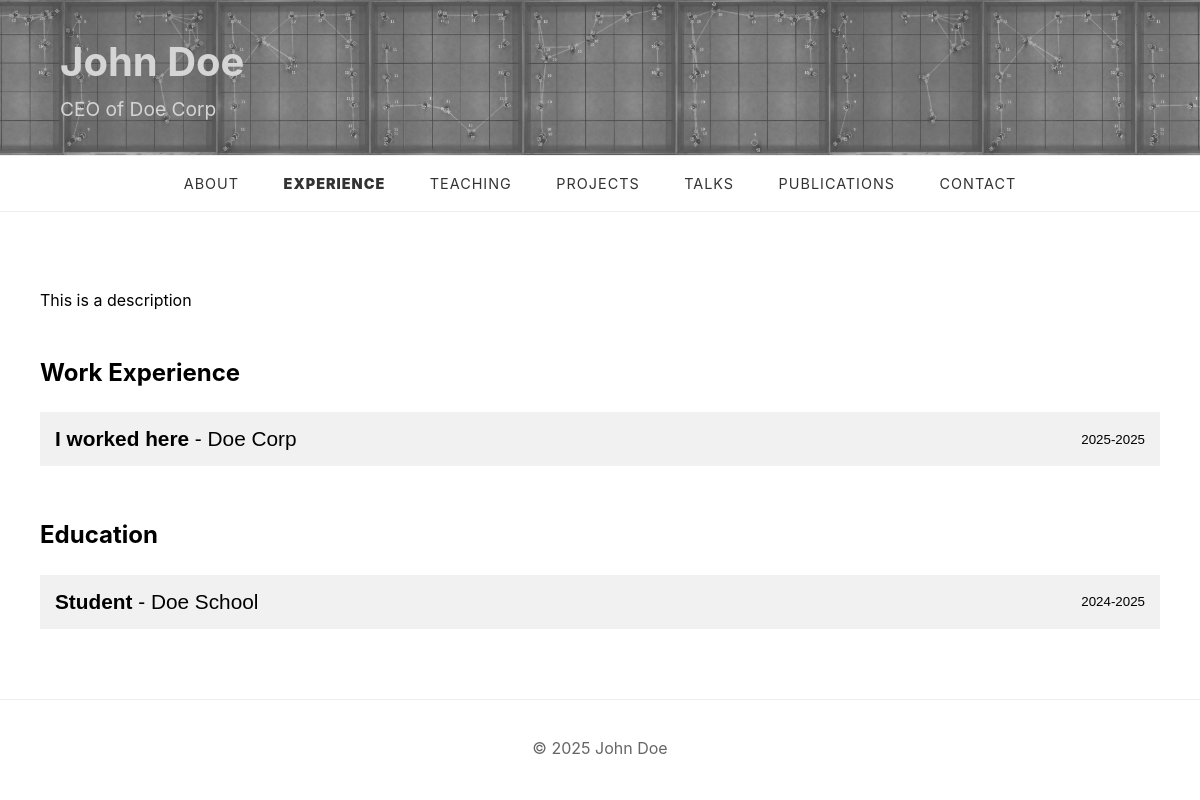
The app's page /experience/ with its own data.
### main/models.py (models this page shows, shortened)
class SiteSettings(models.Model):
    title = models.CharField(('Site Title'), max_length=200, default='John Doe')
    subtitle = models.CharField(('Subtitle'), max_length=200, default='CEO of Doe Corp')
    banner_image = models.ImageField(('Banner Image'), upload_to='banners/', blank=True, null=True)
    calcom_link = models.CharField(max_length=200, blank=True, null=True)
    class Meta:
        verbose_name = ('Site Settings')
        verbose_name_plural = ('Site Settings')
    @classmethod
    def get_settings(cls):
        return cls.objects.first() or cls.objects.create()

class ExperienceDescription(models.Model):
    description = models.TextField()
    class Meta:
        verbose_name_plural = "Experience Description"

class WorkItem(models.Model):
    title = models.CharField(max_length=200)
    date_range = models.CharField(max_length=100)
    institution = models.CharField(max_length=200)
    description = models.TextField()
    order = models.IntegerField(default=0)
    class Meta:
        ordering = ['order']

class EducationItem(models.Model):
    title = models.CharField(max_length=200)
    date_range = models.CharField(max_length=100)
    institution = models.CharField(max_length=200)
    description = models.TextField()
    order = models.IntegerField(default=0)
    class Meta:
        ordering = ['order']

### main/views.py (the view)
# urls.py: path("experience/", views.experience, name="experience"),
def experience(request):
    education_items = EducationItem.objects.all()
    work_items = WorkItem.objects.all()
    experience_description = ExperienceDescription.objects.first()
    return render(
        request,
        "main/experience.html",
        {
            "education_items": education_items,
            "work_items": work_items,
            "experience_description": experience_description,
        },
    )

### main/context_processors.py (called while the page is built)
def site_settings(request):
    return {
        'site_settings': SiteSettings.get_settings()
    }

### main/templatetags/markdown_extras.py (called while the page is built)
@register.filter()
@stringfilter
def markdown(value):
    return md.markdown(value)

### main/templates/main/experience.html (shortened to what this page needs)
{% extends 'base.html' %}
{% load static %}
{% load markdown_extras %}
{% block extra_css %}
    <link rel="stylesheet" href="{% static 'css/experience.css' %}">
{% endblock %}
{% block content %}
    <div class="experience-container">
        <div class="experience-intro">
            <p>{{ experience_description.description|markdown|safe }}</p>
        </div>
        <div class="experience-sections">
            <section class="work-section">
                <h2>Work Experience</h2>
                <div class="accordion">
                    {% for item in work_items %}
                    <div class="accordion-item">
                        <button class="accordion-button">
                            <span class="title-institution"><strong>{{ item.title }}</strong> - {{ item.institution }}</span>
                            <span class="date-range">{{ item.date_range }}</span>
                        </button>
                    </div>
                    {% endfor %}
                </div>
            </section>
            <section class="education-section">
                <h2>Education</h2>
                <div class="accordion">
                    {% for item in education_items %}
                    <div class="accordion-item">
                        <button class="accordion-button">
                            <span class="title-institution"><strong>{{ item.title }}</strong> - {{ item.institution }}</span>
                            <span class="date-range">{{ item.date_range }}</span>
                        </button>
                    </div>
                    {% endfor %}
                </div>
            </section>
        </div>
    </div>
{% endblock %}

### templates/base.html (shortened to what this page needs)
{% load static %}
<!DOCTYPE html>
<html lang="en">
<head>
    <link rel="stylesheet" href="{% static 'css/base.css' %}">
    {% block extra_css %}{% endblock %}
</head>
<body>
    <header>
        <div class="site-title" style="background-image: url('{% if site_settings.banner_image %}{{ site_settings.banner_image.url }}{% else %}{% static 'images/grey_dark_banner.jpg' %}{% endif %}');
            background-size: contain;
            background-position: center;
            ">
            <div class="title-container">
                <div class="title-text">
                    <h1>{{ site_settings.title }}</h1>
                    <p class="subtitle">{{ site_settings.subtitle }}</p>
                </div>
            </div>
        </div>
    </header>
    <nav class="main-nav">
        <a href="{% url 'about' %}" {% if request.path == '/' %}class="active"{% endif %}>ABOUT</a>
        <a href="{% url 'experience' %}" {% if request.path == '/experience/' %}class="active"{% endif %}>EXPERIENCE</a>
        <a href="{% url 'courses' %}" {% if request.path == '/courses/' %}class="active"{% endif %}>TEACHING</a>
        <a href="{% url 'projects' %}" {% if request.path == '/projects/' %}class="active"{% endif %}>PROJECTS</a>
        <a href="{% url 'talks' %}" {% if request.path == '/talks/' %}class="active"{% endif %}>TALKS</a>
        <a href="{% url 'publications' %}" {% if request.path == '/publications/' %}class="active"{% endif %}>PUBLICATIONS</a>
        <a href="{% url 'contact' %}" {% if request.path == '/contact/' %}class="active"{% endif %}>CONTACT</a>
    </nav>
    <main>
        {% block content %}
        {% endblock %}
    </main>
    <footer>
        <p>© {% now "Y" %} {{ site_settings.title }}</p>
    </footer>
</body>
</html>

### static/css/base.css (style rules this page uses)
body { margin: 0; padding: 0; font-family: -apple-system, BlinkMacSystemFont, "Segoe UI", Roboto, Helvetica, Arial, sans-serif; line-height: 1.6; -webkit-text-size-adjust: 100%; box-sizing: border-box; }
*, *:before, *:after { box-sizing: inherit; }
.site-title { text-align: left; position: relative; z-index: 999; padding: 30px 20px; }
.site-title h1 { font-size: 2.5rem; margin: 0; color: #333; font-weight: bold; }
.subtitle { color: #666; margin: 0; font-size: 1.2rem; }
.main-nav { width: 100%; background: white; padding: 15px 0; text-align: center; z-index: 1000; border-top: 1px solid #eee; border-bottom: 1px solid #eee; transition: all 0.3s ease; }
.main-nav a { color: #333; text-decoration: none; padding: 0 20px; font-size: 0.9rem; text-transform: uppercase; letter-spacing: 1px; }
main { max-width: 1200px; margin: 40px auto; padding: 0 20px; }
footer { text-align: center; padding: 20px; color: #666; border-top: 1px solid #eee; }
.title-container { display: flex; justify-content: space-between; align-items: center; width: 100%; }
.title-text { flex: 1; width: 100%; max-width: 1200px; margin: 0 auto; padding-left: 40px; }
.title-text h1 { color: #d5d5d5; }
.title-text p { color: #d5d5d5; }
.main-nav-container, header, .site-header { overflow: visible !important; }
html, body { margin: 0; padding: 0; overflow-x: hidden; }
header { position: relative; width: 100%; }
.active { font-weight: 1000; }

### static/css/experience.css (style rules this page uses)
.experience-container { max-width: 1200px; margin: 0 auto; padding: 20px; }
.experience-intro { margin-bottom: 40px; }
.experience-sections { display: flex; flex-direction: column; gap: 40px; }
.work-section, .education-section { background: #fff; }
.work-section h2, .education-section h2 { margin-top: 0; margin-bottom: 20px; }
.accordion { width: 100%; }
.accordion-item { margin-bottom: 10px; }
.accordion-button { width: 100%; text-align: left; padding: 15px; background-color: #f1f1f1; border: none; cursor: pointer; outline: none; transition: background-color 0.3s ease; display: flex; justify-content: space-between; align-items: center; width: 100%; }
@media (min-width: 768px) { .experience-sections { grid-template-columns: 1fr 1fr; } }
.title-institution { flex-grow: 1; text-align: left; font-size: 1.3rem; }
.date-range { margin-left: 20px; text-align: right; font-weight: 500; }

### records on screen
SiteSettings: banner_image (picture), title "John Doe", subtitle "CEO of Doe Corp"
ExperienceDescription: description "This is a description"
WorkItem: title "I worked here", institution "Doe Corp", date_range "2025-2025"
EducationItem: title "Student", institution "Doe School", date_range "2024-2025"
